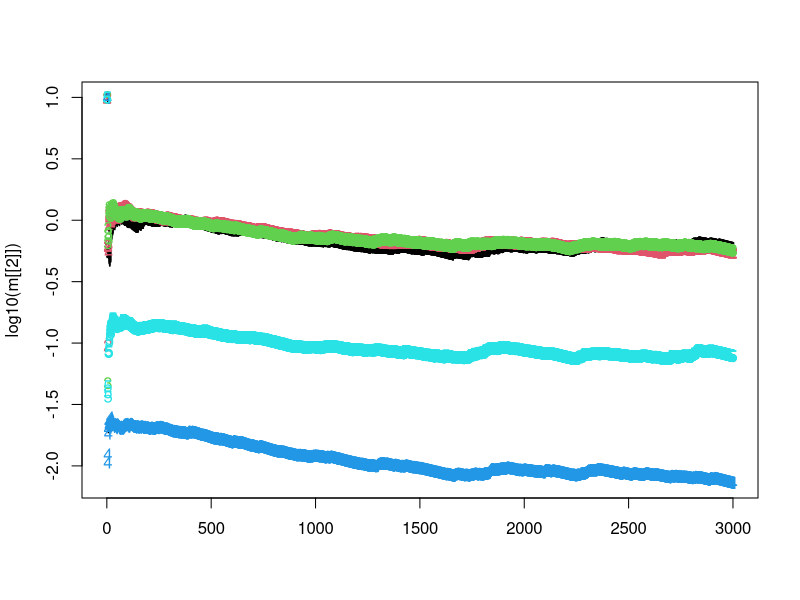
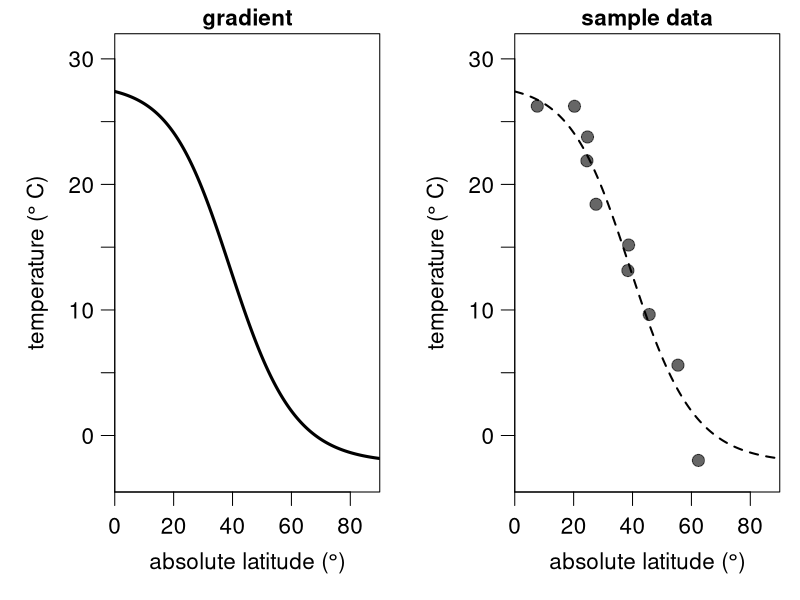
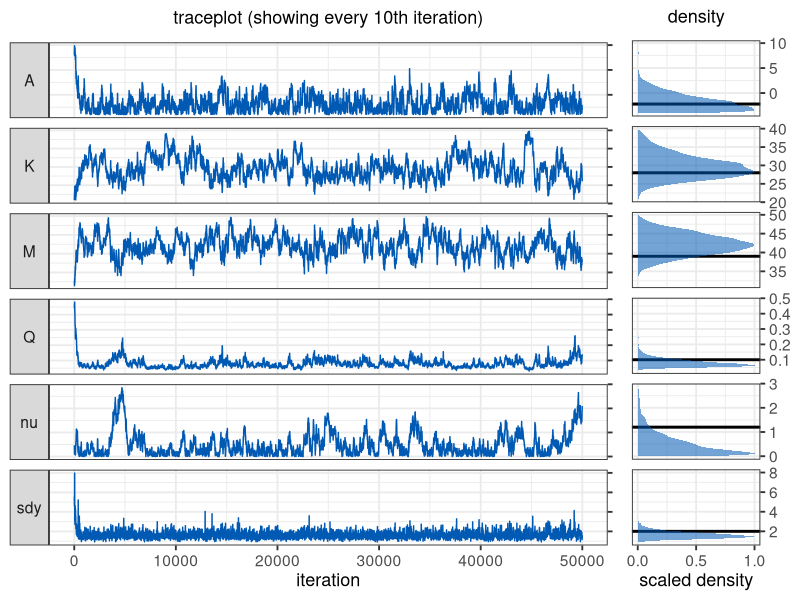
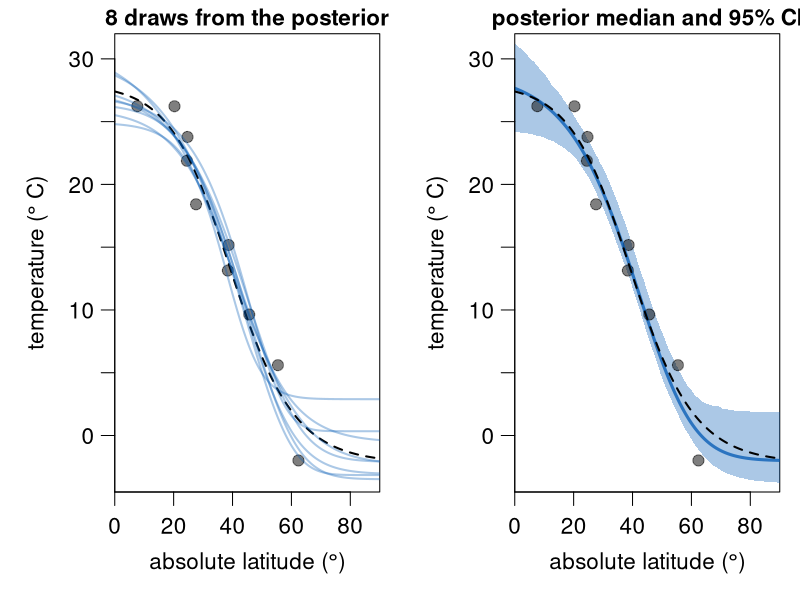

Recreate these plots in R, in order.
######################################################
######################################################
### A Metropolis-Hastings algorithm for Latitudinal 
### Temperature Gradients
###
### by Kilian Eichenseer
### February 2022
###
######################################################
######################################################
### FUNCTIONS

gradient <- function(x, coeff, sdy) { # sigma is labelled "sdy"
  A = coeff[1]
  K = coeff[2]
  M = coeff[3]
  Q = coeff[4]
  nu = coeff[5]
  return(A + max(c(K-A,0))/((1+(nu*exp(Q*(x-M))))^(1/nu)) + rnorm(length(x),0,sdy))
}

loglik <- function(x, y,  coeff, sdy) { 
  A = coeff[1]
  K = coeff[2]
  M = coeff[3]
  Q = coeff[4]
  nu = coeff[5]
  pred = A + max(c(K-A,0))/((1+(nu*exp(Q*(x-M))))^(1/nu))
  return(sum(dnorm(y, mean = pred, sd = sdy, log = TRUE)))
}

logprior <- function(coeff) {
  return(sum(c(
    dunif(coeff[1], -4, 40, log = TRUE),
    dunif(coeff[2], -4, 40, log = TRUE),
    dnorm(coeff[3], 45, 10, log = TRUE),
    dgamma(coeff[4], 0.2, 0.2, log = TRUE),
    dgamma(coeff[5], 1, 1, log = TRUE))))
}

logposterior <- function(x, y, coeff, sdy){
  return (loglik(x, y, coeff, sdy) + logprior(coeff))
}

MH_propose <- function(coeff, proposal_sd){
  return(rnorm(5,mean = coeff, sd= c(.5,.5,.5,0.01,0.07)))
}

weighted_var <- function(x, weights, sum_weights) {
  sum(weights*((x-sum(weights*x)/sum_weights)^2))/(sum_weights)
}

# Main MCMCM function
run_MCMC <- function(x, y, coeff_inits, sdy_init, nIter, proposal_sd_init = rep(10,5), nAdapt = 10000){
  ### Initialisation
  coefficients = array(dim = c(nIter,5)) # set up array to store coefficients
  coefficients[1,] = coeff_inits # initialise coefficients
  sdy = rep(NA_real_,nIter) # set up vector to store sdy
  sdy[1] = sdy_init # intialise sdy
  A_sdy = 3 # parameter for the prior on the inverse gamma distribution of sdy
  B_sdy = 0.1 # parameter for the prior on the inverse gamma distribution of sdy
  n <- length(y)
  shape_sdy <- A_sdy+n/2 # shape parameter for the inverse gamma
  sd_it <- 1
  coeff_sd <- array(NA_real_,dim = c(nAdapt,5))
  coeff_sd[1:2,] <- proposal_sd_init
  coeff_diff <- array(NA_real_,dim = c(nAdapt,5))
  allWeights <- exp((-(nAdapt-2)):0/500)
  
  ### The MCMC loop
  for (i in 2:nIter){ 
    
    ## 1. Gibbs step to estimate sdy
    sdy[i] = sqrt(1/rgamma(1,shape_sdy,B_sdy+0.5*sum((y-gradient(x,coefficients[i-1,],0))^2)))
    
    ## 2. Metropolis-Hastings step to estimate the regression coefficients
    proposal = MH_propose(coefficients[i-1,],coeff_sd[sd_it,]) # new proposed values
    if(any(proposal[c(4,5)] <= 0)) HR = 0 else # Q and nu need to be >0
      # Hasting's ratio of the proposal
      HR = exp(logposterior(x = x, y = y, coeff = proposal, sdy = sdy[i]) -
                 logposterior(x = x, y = y, coeff = coefficients[i-1,], sdy = sdy[i]))
    # accept proposal with probability = min(HR,1)
    if (runif(1) < HR){ 
      coefficients[i,] = proposal
      # if proposal is rejected, keep the values from the previous iteration
    }else{
      coefficients[i,] = coefficients[i-1,]
    }
    # Adaptation of proposal SD
    if(i < nAdapt){
    
    coeff_diff[i,] <- coefficients[i,]-coefficients[i-1,]
    if(i>=3) {
    weights = allWeights[(nAdapt-i+2):nAdapt-1]
    sum_weights = sum(weights)
    weighted_var_coeff <- apply(coeff_diff[2:i,], 2, function(f) weighted_var(
                            f, weights = weights, sum_weights = sum_weights))
   
    
    coeff_sd[i+1,] <- ifelse(weighted_var_coeff==0,
                           sqrt(coeff_sd[i,]^2/10),
                           sqrt(2.4^2 * weighted_var_coeff))
    }
    sd_it <- i
    }
  } # end of the MCMC loop
  
  ###  Function output
  output = list(data.frame(A = coefficients[,1],
                      K = coefficients[,2],
                      M = coefficients[,3],
                      Q = coefficients[,4],
                      nu = coefficients[,5],
                      sdy = sdy),
                coeff_sd)
  return(output)
}
# for plotting the 95 % CI shading
error_polygon <- function(x,en,ep,color) {
  polygon( c(x[1], x, x[length(x)], x[length(x)], rev(x), x[1]),
           c((ep)[1],ep, (ep)[length(ep)], (en)[length(en)], rev(en), (en)[1]),
           border = NA, col = color)
}


### Data creation
set.seed(10)
sample_lat <- runif(10,0,90)
sample_data <- data.frame(
  x = sample_lat, 
  y = gradient(x = sample_lat, coeff = c(-2.2, 28, 39, 0.1, 1.2), sd = 2))


### Analysis
nIter <- 50000
system.time({m <- run_MCMC(x = sample_data$x, y = sample_data$y, 
              coeff_inits = c(10,20,30,0.4,0.4), sdy_init = 5, nIter = nIter,
              nAdapt = 3000)})
matplot(log10(m[[2]]))

m[[2]][3000,]
######################################################
######################################################
### PLOTS

######################################################
## Plots of the data


layout(matrix(c(1,2), nrow = 1, ncol = 2, byrow = TRUE))

par(mar = c(4,4.25,1.25,0.75), las = 1, mgp = c(2.25,0.75,0), cex = 1.35)
latitude <- seq(0,90,by=0.2)
temperature <- gradient(x = latitude, coeff = c(-2.2, 28, 39, 0.1, 1.2), sd = 0)
plot(latitude, temperature, type = "l", lwd = 3, ylim = c(-4.5,32), 
     xlab = expression ("absolute latitude ("*degree*")"), yaxt = "n", 
     ylab = expression("temperature ("*degree~"C)"), yaxs = "i", xaxs = "i",
     xlim = c(0,90), main = "gradient", cex.main = 1)
axis(2,seq(-5,30,5),c(NA,0,NA,10,NA,20,NA,30))


plot(latitude, temperature, type = "l", lwd = 2, ylim = c(-4.5,32), 
     xlab = expression ("absolute latitude ("*degree*")"), yaxt = "n", 
     ylab = expression("temperature ("*degree~"C)"), yaxs = "i", xaxs = "i",
     xlim = c(0,90), main = "sample data", lty= 2, cex.main = 1)
points(sample_data$x, sample_data$y,  pch = 19, cex = 1.2, col = rgb(0,0,0,0.6), xpd = T)
axis(2,seq(-5,30,5),c(NA,0,NA,10,NA,20,NA,30))

######################################################
## Posterior checks

library(ggplot2)
library(dplyr)
library(reshape)
library(cowplot)
m <- m[[1]] %>% mutate(iteration = 1:nrow(.))
mm <- melt(m,id.vars = "iteration")
mm <- mm %>% mutate(trueval = rep(c(-2.2, 28, 39, 0.1, 1.2, 2), each = nrow(m)))

facet.labs = c("F", "K", "M", "Q", expression(nu), expression(sigma["y"]))
names(facet.labs) <- c("A", "K", "M", "Q", "nu", "sdy")

p1 <- ggplot(mm %>% filter(iteration %% 10 == 0)) + geom_line(aes(x = iteration, y = value),
                                                              colour = rgb(0,0.35,0.7,1))+
  facet_grid(variable ~ ., switch = "y",scales = "free_y",
             labeller = labeller(variable = facet.labs)) + 
  theme(legend.position = "none")+
  theme_bw(base_size = 14)+
  theme(strip.text.y.left = element_text(angle = 0))+
  scale_y_continuous(position = "right")+
  ylab(NULL)+
  ggtitle(expression("traceplot (showing every 10th"~"iteration)"))+ 
  theme(plot.title = element_text(size = 13, face = "bold",hjust = 0.5),
        axis.title=element_text(size=13), axis.text.y=element_blank(),)


p2 <- ggplot(mm %>% filter(iteration %% 10 == 0)) +
  geom_vline(aes(xintercept = trueval), colour = "black", size = 1,linetype = "solid")+
  
  stat_density(aes(x = value, y =..scaled..), 
               fill = rgb(0,0.35,0.7,0.55), size = 1.5)+
  facet_grid(variable ~ ., scales = "free_y")+ 
  theme(legend.position = "none")+
  theme_bw(base_size = 14)+
  theme(strip.background = element_blank(),
        strip.text.y = element_blank())+ 
  scale_y_continuous(position = "left",breaks = c(0,0.5,1))+
  scale_x_continuous(position = "top")+
  coord_flip()+
  ylab("scaled density")+
  xlab(NULL)+
  ggtitle(expression("density"))+ 
  theme(plot.title = element_text(size = 13, face = "bold",hjust = 0.5),
        axis.title=element_text(size=13))

plot_grid(p1, p2, ncol = 2, labels = c("", ""),
          rel_widths = c(7,2))

######################################################
## Gradient from posterior
burnin <- 10000
layout(matrix(c(1,2), nrow = 1, ncol = 2, byrow = TRUE))
par(mar = c(4,4.25,1.25,0.75), las = 1, mgp = c(2.25,0.75,0), cex = 1.35)
latitude <- seq(0,90,by=0.5)
temperature <- gradient(x = latitude, coeff = c(-2.2, 28, 39, 0.1, 1.2), sdy = 0)
plot(latitude, temperature, type = "l", lwd = 2, ylim = c(-4.5,32), 
     xlab = expression ("absolute latitude ("*degree*")"), yaxt = "n", 
     ylab = expression("temperature ("*degree~"C)"), yaxs = "i", xaxs = "i", lty = 2,
     xlim = c(0,90), main = "8 draws from the posterior", cex.main = 1)
points(sample_data$x, sample_data$y,  pch = 19, cex = 1.1, col = rgb(0,0,0,0.5), xpd = T)
replicate(8, points(latitude, gradient(x = latitude, coeff = 
                           unlist(m[sample((burnin+1):nIter,1),1:5]), sdy = 0),
                           type = "l", col = rgb(0,0.35,0.7,0.33), lwd = 2))
axis(2,seq(-5,30,5),c(NA,0,NA,10,NA,20,NA,30))

# Calculate confidence intervals
sample_it <- sample((burnin+1):nIter,1000)
grad_025 <- sapply(1:length(latitude), function(f) quantile(
  apply(m[sample_it,1:5],1,function(a) gradient(x=latitude[f], coeff =  a, sdy = 0)), 
  probs = 0.025))
grad_975 <- sapply(1:length(latitude), function(f) quantile(
  apply(m[sample_it,1:5],1,function(a) gradient(x=latitude[f], coeff =  a, sdy = 0)), 
  probs = 0.975))

# Calculate confidence intervals
sample_it <- sample((burnin+1):nIter,1000)
grad_025 <- sapply(1:length(latitude), function(f) quantile(
  apply(m[sample_it,1:5],1,function(a) gradient(x=latitude[f], coeff =  a, sdy = 0)), 
  probs = 0.025))
grad_975 <- sapply(1:length(latitude), function(f) quantile(
  apply(m[sample_it,1:5],1,function(a) gradient(x=latitude[f], coeff =  a, sdy = 0)), 
  probs = 0.975))

plot(latitude, temperature, type = "n", lwd = 2, ylim = c(-4.5,32), 
     xlab = expression ("absolute latitude ("*degree*")"), yaxt = "n", 
     ylab = expression("temperature ("*degree~"C)"), yaxs = "i", xaxs = "i", lty = 2,
     xlim = c(0,90), main = "posterior median and 95% CI", cex.main = 1)

error_polygon <- function(x,en,ep,color) {
  polygon( c(x[1], x, x[length(x)], x[length(x)], rev(x), x[1]),
           c((ep)[1],ep, (ep)[length(ep)], (en)[length(en)], rev(en), (en)[1]),
           border = NA, col = color)
}
error_polygon(latitude,grad_025,grad_975,rgb(0,0.35,0.7,0.33))
points(sample_data$x, sample_data$y,  pch = 19, cex = 1.1, col = rgb(0,0,0,0.5), xpd = T)

points(latitude, gradient(x=latitude, coeff =  apply(m[sample_it,1:5],2,median), 
                          sdy = 0), type = "l", lwd = 3, col = rgb(0,0.35,0.7,0.75))
points(latitude, temperature, type = "l", lwd = 2, lty = 2)
axis(2,seq(-5,30,5),c(NA,0,NA,10,NA,20,NA,30))
